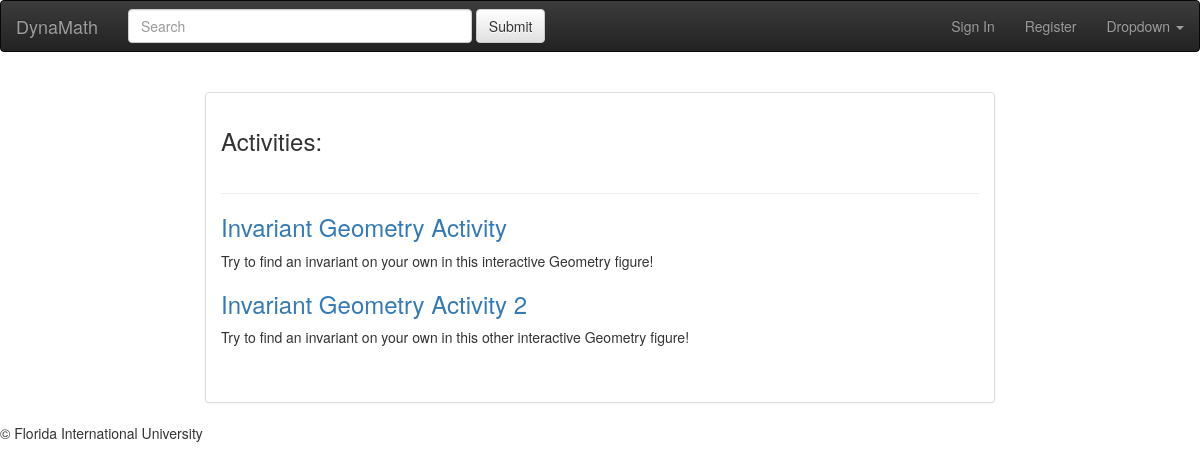
Page /DynaMathVersion1.3/DynaMathVersion1.3/selectActivity.php on the committed database.
### tables this page shows
CREATE TABLE IF NOT EXISTS `pages` (
  `page_id` int(11) NOT NULL AUTO_INCREMENT,
  `name` varchar(64) NOT NULL,
  `description` varchar(1024) NOT NULL,
  `location` varchar(64) NOT NULL,
  `page_type` enum('a','f','h') NOT NULL,
  PRIMARY KEY (`page_id`)
);

### DynaMathVersion1.3/DynaMathVersion1.3/core/functions/users.php (the view, shortened to what this page needs)
	<?php
function get_activities(){
	$singleSQL = mysqli_query($GLOBALS['dbConnection'], "SELECT * FROM pages WHERE page_type='a'")or die(mysqli_error($GLOBALS['dbConnection']));
	while($row = mysqli_fetch_array($singleSQL)){
		$name 			= $row['name'];
		$description 	= $row['description'];
		$location		= $row['location'];
		?>
			<h3><a href=<?php echo $location; ?>><?php echo $name; ?></a></h3>
			<?php echo $description; ?>
			<br>
			<?php
	}
}
		?>

### rows in the picture
pages: name "Invariant Geometry Activity", description "Try to find an invariant on your own in this interactive Geometry figure!"
pages: name "Invariant Geometry Activity 2", description "Try to find an invariant on your own in this other interactive Geometry figure!"
